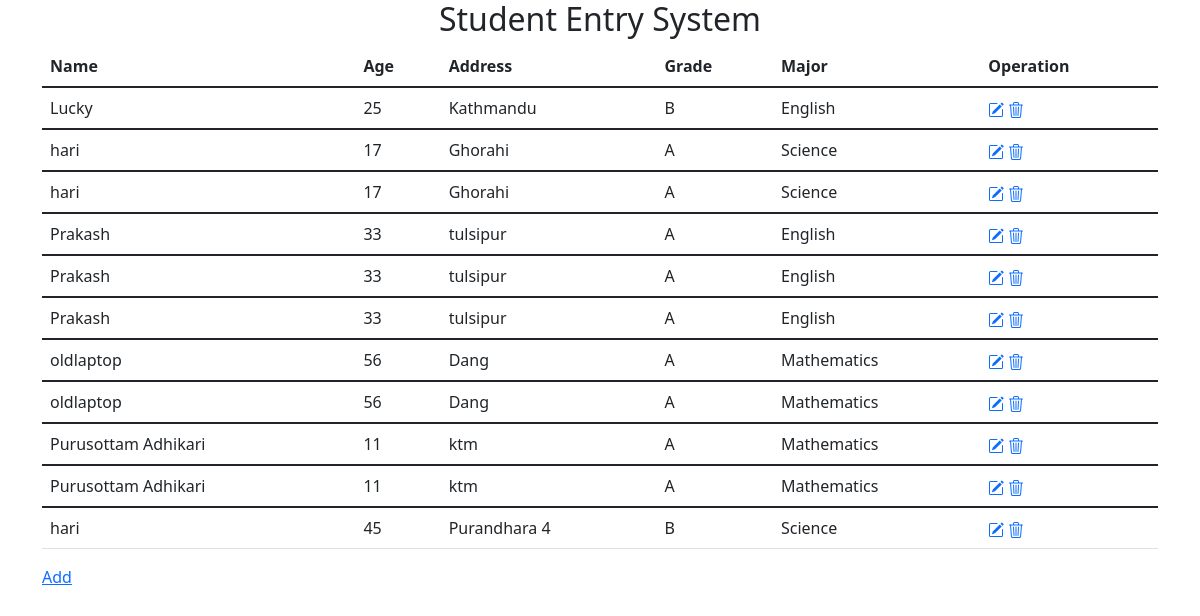
The page / on the database its author committed.
### student/models.py (models this page shows, shortened)
class Student(models.Model):
    Name = models.CharField(max_length=200)
    Age = models.IntegerField()
    Address = models.CharField(max_length=200)
    Grade = models.CharField(max_length=10)
    Major = models.CharField(max_length=20)

### student/views.py (the view)
# urls.py: path('',StudentListView.as_view(),name='home'),
class StudentListView(ListView):
    model = Student
    template_name = "students/list.html"

### student/templates/students/list.html (shortened to what this page needs)
{% extends "students/base.html" %}
{% block content %}
<h2 class="text-center">Student Entry System</h2>
<div class="container">
    <table class="table">
        <thead>
          <tr>
            <th scope="col">Name</th>
            <th scope="col">Age</th>
            <th scope="col">Address</th>
            <th scope="col">Grade</th>
            <th scope="col"> Major</th>
            <th scope="col">Operation</th>
          </tr>
        </thead>
        {% for student in object_list %}
        <tbody>
          <tr>
            <td>{{student.Name}}</td>
            <td>{{ student.Age}}</td>
            <td>{{ student.Address}}</td>
            <td>{{student.Grade}}</td>
            <td>{{student.Major}}</td>
            <td><a href="{% url 'student_edit' student.pk %}"> </a>
            <a href="{% url 'student_delete' student.pk %}">
          </a></td>
          </tr>
        </tbody>
{% endfor %}
      </table>
       <a href="{% url 'student_new' %}">Add</a
</div>
{% endblock content %}

### student/templates/students/base.html (shortened to what this page needs)
<!doctype html>
<html lang="en">
  <head>
    <link href="https://cdn.jsdelivr.net/npm/bootstrap@5.1.3/dist/css/bootstrap.min.css" rel="stylesheet">
  </head>
  <body>
{% block content %}
{% endblock%}
  </body>
</html>

### rows shown on the page
Student: Name "Lucky", Age "25", Address "Kathmandu", Grade "B", Major "English"
Student: Name "hari", Age "17", Address "Ghorahi", Grade "A", Major "Science"
Student: Name "hari", Age "17", Address "Ghorahi", Grade "A", Major "Science"
Student: Name "Prakash", Age "33", Address "tulsipur", Grade "A", Major "English"
Student: Name "Prakash", Age "33", Address "tulsipur", Grade "A", Major "English"
Student: Name "Prakash", Age "33", Address "tulsipur", Grade "A", Major "English"
Student: Name "oldlaptop", Age "56", Address "Dang", Grade "A", Major "Mathematics"
Student: Name "oldlaptop", Age "56", Address "Dang", Grade "A", Major "Mathematics"
Student: Name "Purusottam Adhikari", Age "11", Address "ktm", Grade "A", Major "Mathematics"
Student: Name "Purusottam Adhikari", Age "11", Address "ktm", Grade "A", Major "Mathematics"
Student: Name "hari", Age "45", Address "Purandhara 4", Grade "B", Major "Science"
